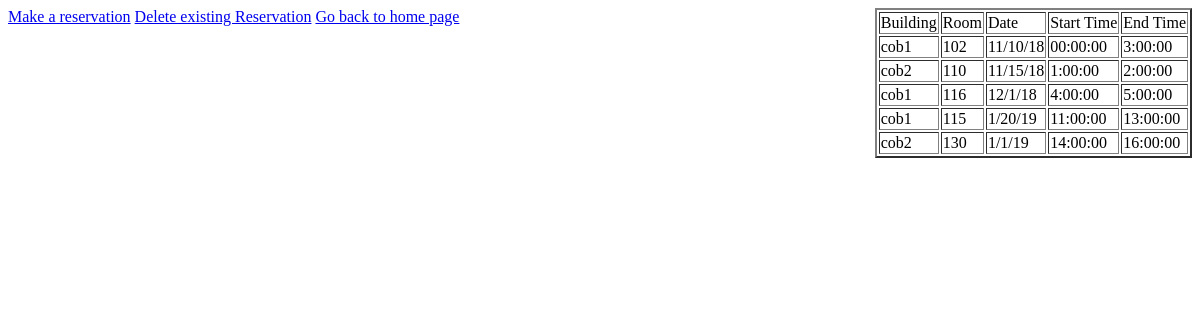
/showReserve, run on an earlier commit of the app's database.
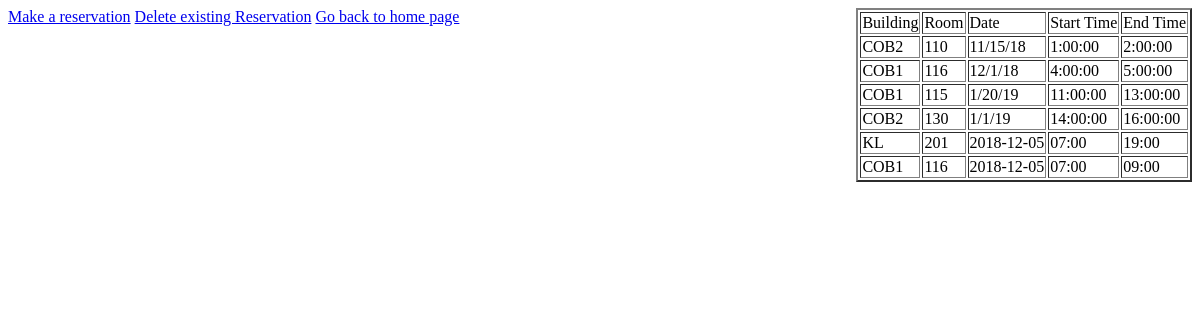
And on a later commit of the database.
### tables this page shows
CREATE TABLE reservation (
    id           INT       NOT NULL,
    building     TEXT      NOT NULL,
    room_number  INTEGER   NOT NULL,
    title        TEXT      NOT NULL,
    date         TEXT      NOT NULL,
    start_time   TIMESTAMP NOT NULL,
    end_time     TIMESTAMP NOT NULL,
    description  TEXT,
    organizer_id INTEGER   NOT NULL
);

### app.py (the view)
@app.route('/showReserve')
def showReserve():
   try:
      con = sql.connect("classroomManager.db")
      con.row_factory = sql.Row
      cur = con.cursor()
      cur.execute("Select * From reservation")
      rows = cur.fetchall();
      return render_template("showReserve.html", rows = rows)
   except Error as e:
	  print(e)

### templates/showReserve.html
<!doctype html>
<html>
   <body>
      <table border = 2 style="float: right">
         <thead>
            <td>Building</td>
            <td>Room</td>
            <td>Date</td>
            <td>Start Time</td>
            <td>End Time</td>
         </thead>
         {% for row in rows%}
            <tr>
               <td>{{row["building"]}}</td>
               <td>{{row["room_number"]}}</td>
               <td>{{row["date"]}}</td>
               <td> {{row["start_time"]}}</td>
               <td>{{row['end_time']}}</td>
            </tr>
         {% endfor %}
      </table>
      <a href="/reserve">Make a reservation</a>
      <a href="/dReserve">Delete existing Reservation</a>
      <a href = "/">Go back to home page</a>
   </body>
</html>

What changed in the data, as far as the page shows it:
removed reservation: building "cob1", room_number "102", date "11/10/18", start_time "00:00:00", end_time "3:00:00"
changed reservation (number 1 of 6 on the later page): building "cob2" → "COB2"
changed reservation (number 2 of 6 on the later page): building "cob1" → "COB1"
changed reservation (number 3 of 6 on the later page): building "cob1" → "COB1"
changed reservation (number 4 of 6 on the later page): building "cob2" → "COB2"
added reservation: building "KL", room_number "201", date "2018-12-05", start_time "07:00", end_time "19:00"
added reservation: building "COB1", room_number "116", date "2018-12-05", start_time "07:00", end_time "09:00"
